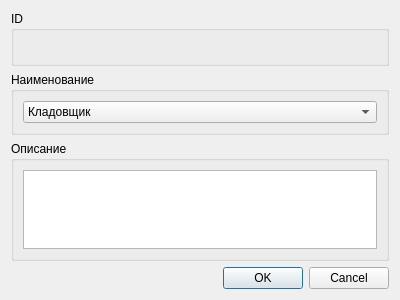
<?xml version="1.0" encoding="UTF-8"?>
<ui version="4.0">
 <class>NewTaskDialog</class>
 <widget class="QDialog" name="NewTaskDialog">
  <property name="geometry">
   <rect>
    <x>0</x>
    <y>0</y>
    <width>400</width>
    <height>300</height>
   </rect>
  </property>
  <property name="windowTitle">
   <string>Dialog</string>
  </property>
  <layout class="QVBoxLayout" name="verticalLayout_4">
   <item>
    <widget class="QGroupBox" name="groupBox_3">
     <property name="title">
      <string>ID</string>
     </property>
     <layout class="QVBoxLayout" name="verticalLayout_3">
      <item>
       <widget class="QLabel" name="idLabel">
        <property name="text">
         <string/>
        </property>
       </widget>
      </item>
     </layout>
    </widget>
   </item>
   <item>
    <widget class="QGroupBox" name="groupBox">
     <property name="title">
      <string>Наименование</string>
     </property>
     <layout class="QVBoxLayout" name="verticalLayout">
      <item>
       <widget class="QComboBox" name="userGroupDropdown">
        <item>
         <property name="text">
          <string>Кладовщик</string>
         </property>
        </item>
        <item>
         <property name="text">
          <string>Пользователь</string>
         </property>
        </item>
       </widget>
      </item>
     </layout>
    </widget>
   </item>
   <item>
    <widget class="QGroupBox" name="groupBox_2">
     <property name="title">
      <string>Описание</string>
     </property>
     <layout class="QVBoxLayout" name="verticalLayout_2">
      <item>
       <widget class="QPlainTextEdit" name="descriptionInput"/>
      </item>
     </layout>
    </widget>
   </item>
   <item>
    <widget class="QDialogButtonBox" name="buttonBox">
     <property name="orientation">
      <enum>Qt::Horizontal</enum>
     </property>
     <property name="standardButtons">
      <set>QDialogButtonBox::Cancel|QDialogButtonBox::Ok</set>
     </property>
    </widget>
   </item>
  </layout>
 </widget>
 <resources/>
 <connections>
  <connection>
   <sender>buttonBox</sender>
   <signal>accepted()</signal>
   <receiver>NewTaskDialog</receiver>
   <slot>accept()</slot>
   <hints>
    <hint type="sourcelabel">
     <x>248</x>
     <y>254</y>
    </hint>
    <hint type="destinationlabel">
     <x>157</x>
     <y>274</y>
    </hint>
   </hints>
  </connection>
  <connection>
   <sender>buttonBox</sender>
   <signal>rejected()</signal>
   <receiver>NewTaskDialog</receiver>
   <slot>reject()</slot>
   <hints>
    <hint type="sourcelabel">
     <x>316</x>
     <y>260</y>
    </hint>
    <hint type="destinationlabel">
     <x>286</x>
     <y>274</y>
    </hint>
   </hints>
  </connection>
 </connections>
</ui>
